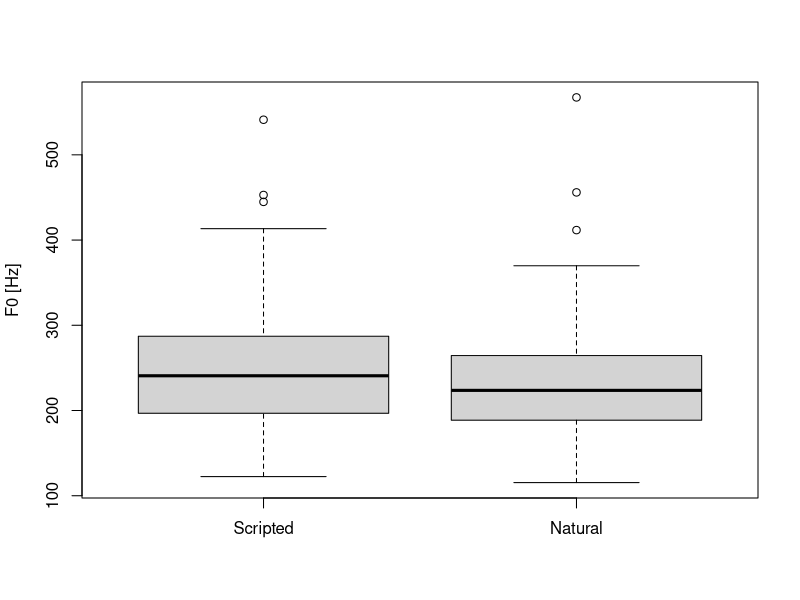

Write the R code that produced this figure.
#!/usr/bin/env Rscript

data             = read.csv("statistics/scripted-vs-natural-mean-f0.csv")
scripted_mean_f0 = data[,1]
natural_mean_f0  = data[,2]

t.test(scripted_mean_f0, natural_mean_f0)

pdf("plots/scripted-vs-natural-mean-f0.pdf")
boxplot(scripted_mean_f0, natural_mean_f0, names=c("Scripted", "Natural"), ylab="F0 [Hz]")
